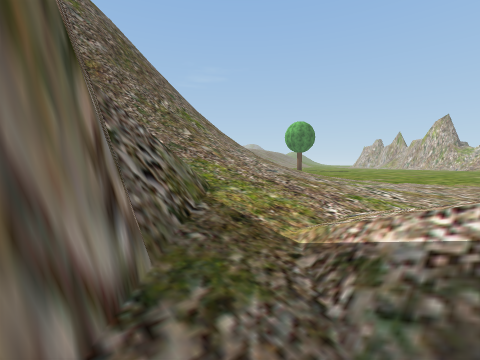
[1] (above)

23 first-person views from a walk through a Unity game level. The camera is 1.2 m above the floor, tilts 4° down and sees 90° across. The floor is counted in squares, 2 m on a side. Each view is taken from the middle of a square. On the plan, view 1 faces up. The plan holds only what a view shows up to about 9 squares ahead; the rest is blank. The place goes on beyond the plan. Some trees and plants on the terrain are drawn as simple stand-ins. The player is left out. Some animated figures are left out.

[2]
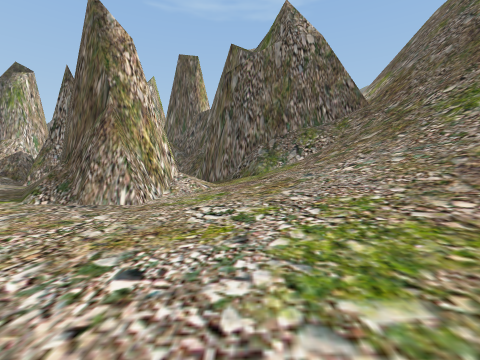

[3]
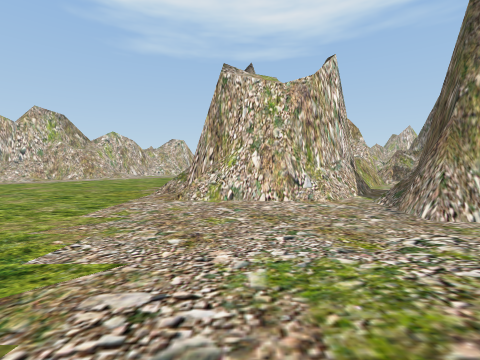

[4]
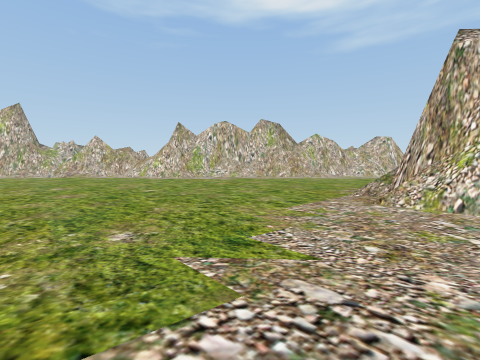

[5]
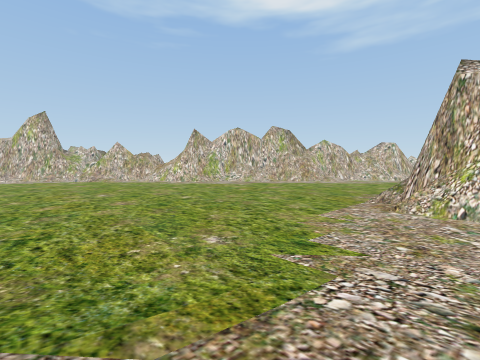

[6]
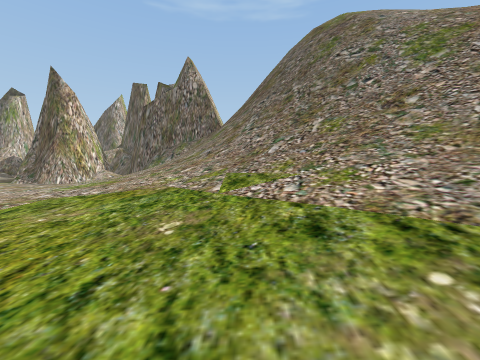

[7]
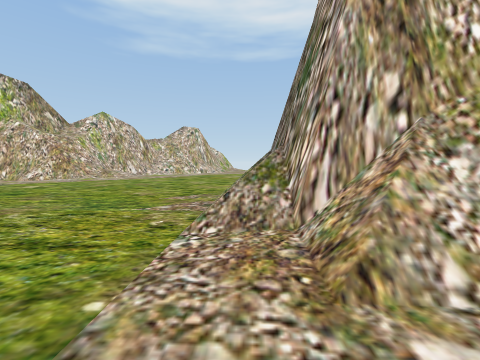

[8]
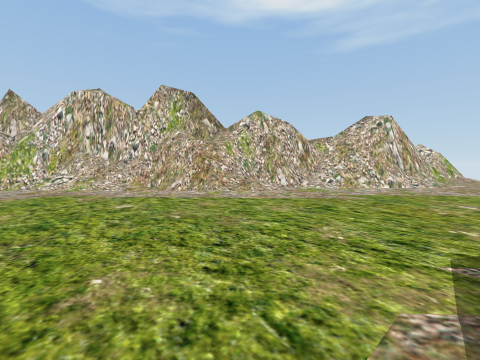

[9]
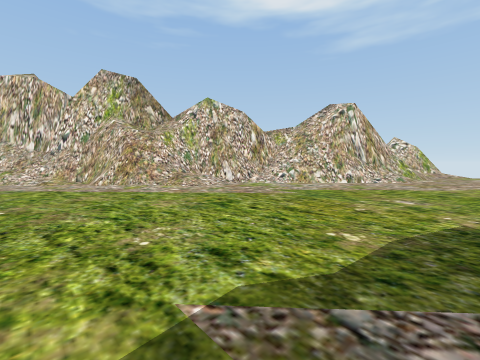

[10]
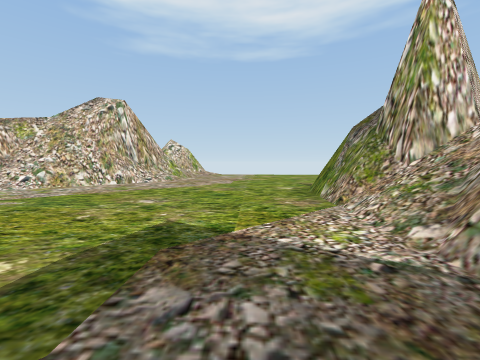

[11]
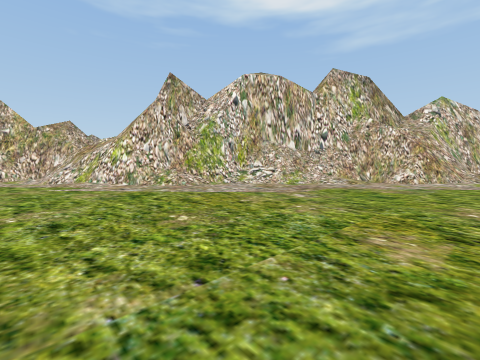

[12]
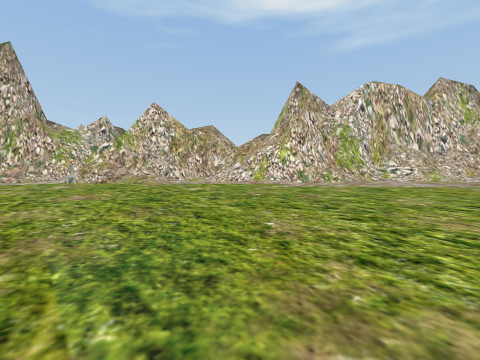

[13]
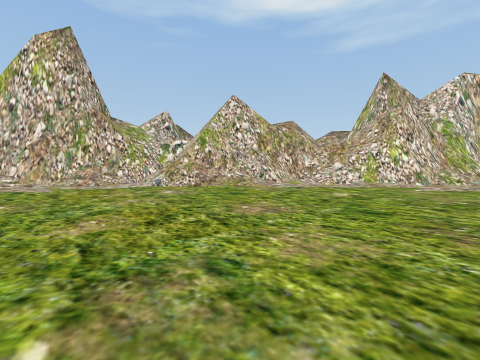

[14]
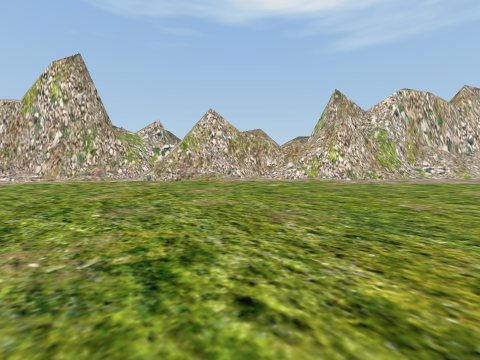

[15]
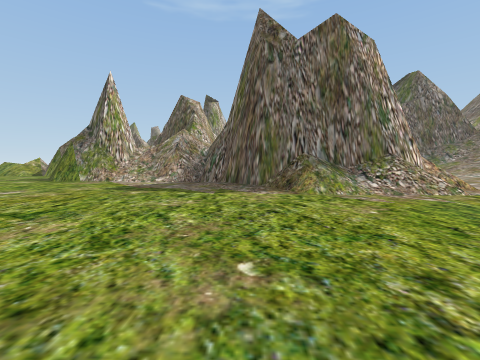

[16]
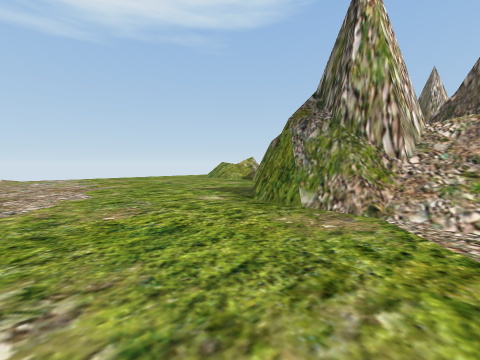

[17]
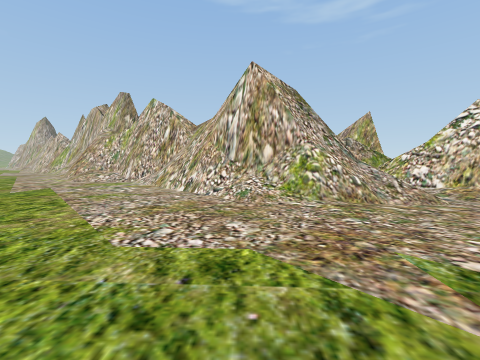

[18]
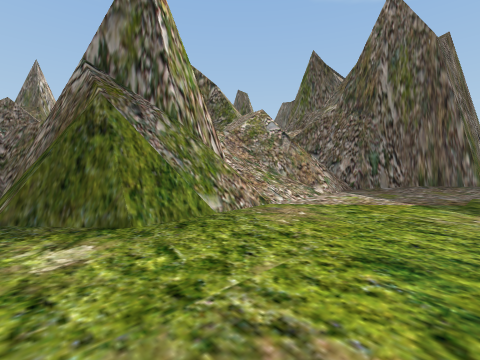

[19]
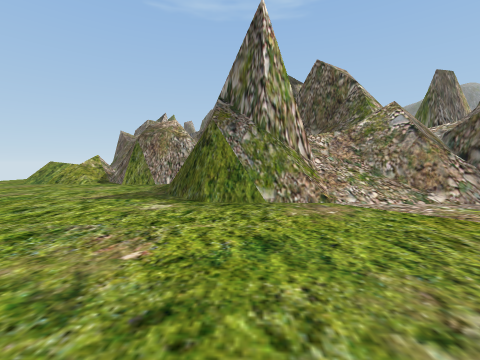

[20]
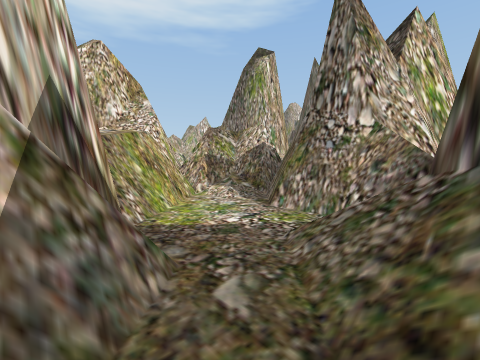

[21]
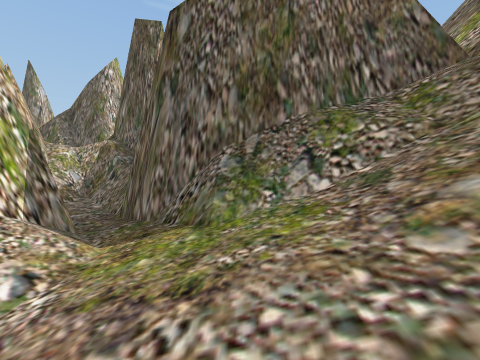

[22]
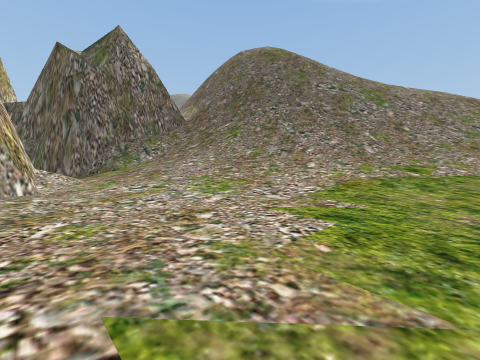

[23]
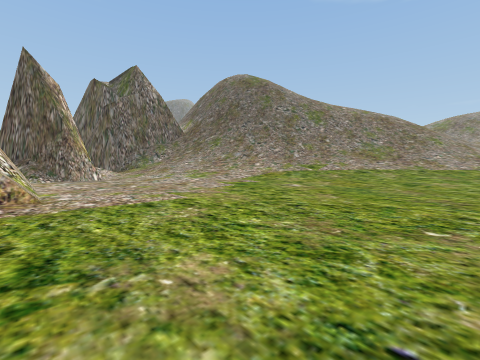

### Floor plan
Key: @ floor where view 1 was taken; # wall or solid block; . main floor; : floor 0.5 m higher than the main floor; + floor 0.75 m higher than the main floor; / step, stairs or slope; = window, fence, low wall or low ledge; v drop or lower ground.
Columns run from 6 left of view 1 to 24 right of it. Each row starts with its distance up from view 1.
 21                     ....#
 20                    .....#
 19                   ......#
 18                  .......#
 17                 ........#
 16                .........##
 15         +:    ...........#
 14     //  /:.  ...........=#
 13     /// +:..............#=
 12   //////+:..............##
 11  ////////:............../#
 10  ////////:............../#
  9  //#/////:...............##
  8  //#////+:............../##
  7   v#////+:..............//#
  6   v#////+:...............##
  5 vv##////:................#
  4 v###////:...............##
  3 #=##////....//#/........##
  2    ##//://./####/......./##
  1     ##./##./#  ##......../#
  0      #@###.##   #......../#
 -1     ##. ##.#  ###......../#=#
 -2     #=. #/.######........##==
 -3     ##//##.###v/##.......###
 -4     ##/###.=  //##/......###
 -5    # ### #/#  #/////...../## #
 -6    #     ##### / ###...../## ##
 -7                # ###......///#
 -8                #   #........##

Positions as (right, up) in squares from view 1, and headings:
1: (0, 0), facing up
2: (4, 6), facing down-left
3: (2, 7), facing down-right
4: (2, 7), facing right
5: (1, 8), facing right
6: (4, 12), facing down-left
7: (7, 5), facing down-right
8: (10, 2), facing right
9: (11, 0), facing right
10: (11, -1), facing down-right
11: (11, 9), facing right
12: (10, 14), facing right
13: (11, 17), facing right
14: (9, 16), facing right
15: (15, 4), facing down-left
16: (14, -2), facing down
17: (16, -8), facing up-right
18: (16, -5), facing left
19: (16, -3), facing down-left
20: (4, 0), facing down
21: (1, 4), facing down-left
22: (7, 6), facing left
23: (11, 7), facing left
